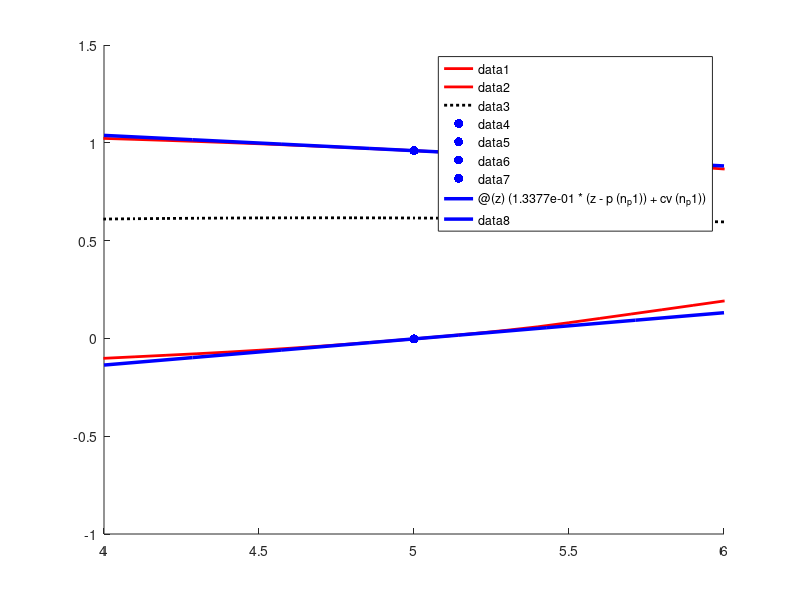

The MATLAB source for this figure: (Note: this script raises an error after producing the figure.)
%% -----------------------------------------------------------------
 % Last Modified by Yulan Zhang
 % 2022/08/10
 %
 % This script plots the subtangent lines obtained from C++ implementation of adjoint subgradients
 % evalaution system.
 %
 % Example 3 for CACE paper
 % 
%% -----------------------------------------------------------------
% Import data generated obtained in C++
cv = importdata('data_x2cv.txt');
cc = importdata('data_x2cc.txt');
x = importdata('data_x2.txt');
p = linspace(-6.5,6.5,length(cv));

p_i1 = 5.0;
n_p1 = find(abs(p-p_i1) < 1e-12);
xcci1 = cc(n_p1);
xcvi1= cv(n_p1);

p_i2 = -3.0;
n_p2 = find(abs(p-p_i2) < 1e-12);
xcci2 = cc(n_p2);
xcvi2= cv(n_p2);


% Compute the subtangent line at p1 = -3.0, p2 = 0.5 using finite difference approximation
dP = gradient(p);
dxcv = gradient(cv);
xcv1 = interp1(p, cv, p_i1);
dP1 = interp1(p, dP, p_i1);
dxcv1 = interp1(p, dxcv, p_i1);
Slope_cv_1 = dxcv1/dP1;
YIntercept_cv_1 = xcv1 - Slope_cv_1 * p_i1;
XIntercept_cv_1 = -YIntercept_cv_1 / Slope_cv_1;

dxcc = gradient(cc);
xcc1 = interp1(p, cc, p_i1);
dP1 = interp1(p, dP, p_i1);
dxcc1 = interp1(p, dxcc, p_i1);
Slope_cc_1 = dxcc1/dP1;
YIntercept_cc_1 = xcc1 - Slope_cc_1 * p_i1;
XIntercept_cc_1 = -YIntercept_cc_1 / Slope_cc_1;

%Compute the subtangent line at p1 = 5.0, p2 = 0.5 using finite difference approximation
dP = gradient(p);
dxcv = gradient(cv);
xcv2 = interp1(p, cv, p_i2);
dP2 = interp1(p, dP, p_i2);
dxcv2 = interp1(p, dxcv, p_i2);
Slope_cv_2 = dxcv2/dP2;
YIntercept_cv_2 = xcv2 - Slope_cv_2 * p_i2;
XIntercept_cv_2 = -YIntercept_cv_2 / Slope_cv_2;

dxcc = gradient(cc);
xcc2 = interp1(p, cc, p_i2);
dP2 = interp1(p, dP, p_i2);
dxcc2 = interp1(p, dxcc, p_i2);
Slope_cc_2 = dxcc2/dP2;
YIntercept_cc_2 = xcc2 - Slope_cc_2 * p_i2;
XIntercept_cc_2 = -YIntercept_cc_2 / Slope_cc_2;


% Plot
figure(1)
hold on;
plot(p,cv,'-r', 'LineWidth', 2.0);
plot(p,cc,'-r', 'LineWidth', 2.0);
plot(p,x,'black:', 'LineWidth', 2.0);
plot(p_i1, xcvi1,'.b','MarkerSize',20)
plot(p_i1, xcci1, '.b','MarkerSize',20)
plot(p_i2, xcvi2,'.b','MarkerSize',20)
plot(p_i2, xcci2, '.b','MarkerSize',20)

len1 = 1.0;
len2 = 2.0;

fplot(@(z) (1.3377e-01*(z-p(n_p1))+ cv(n_p1)),[p(n_p1)-len1,p(n_p1)+len1],'b', 'LineWidth',2.5)
fplot(@(z) (-7.8097e-02*(z-p(n_p1))+ cc(n_p1)),[p(n_p1)-len1,p(n_p1)+len1],'b', 'LineWidth',2.5)
fplot(@(z) ( Slope_cv_1*(z-p(n_p1))+ cv(n_p1)),[p(n_p1)-len2,p(n_p1)+len2],':', 'color', '#EDB120','LineWidth', 2.0)
fplot(@(z) ( Slope_cc_1*(z-p(n_p1))+ cc(n_p1)),[p(n_p1)-len2,p(n_p1)+len2],':', 'color', '#EDB120','LineWidth', 2.0)


fplot(@(z) ( 2.6529e-02*(z-p(n_p2))+ cv(n_p2)),[p(n_p2)-len1,p(n_p2)+len1],'b', 'LineWidth',2.5)
fplot(@(z) ( 1.4846e-01*(z-p(n_p2))+ cc(n_p2)),[p(n_p2)-len1,p(n_p2)+len1],'b', 'LineWidth',2.5)
fplot(@(z) ( Slope_cv_2*(z-p(n_p2))+ cv(n_p2)),[p(n_p2)-len2,p(n_p2)+len2],':', 'color', '#EDB120','LineWidth', 2.0)
fplot(@(z) ( Slope_cc_2*(z-p(n_p2))+ cc(n_p2)),[p(n_p2)-len2,p(n_p2)+len2],':', 'color', '#EDB120','LineWidth', 2.0)

grid
xlim([-6.5,6.5])
xlabel('p_1');
ylabel('x_2');
set(gca,'linewidth',1.3)
set(gca,'FontSize',15)
box on 
hold off

